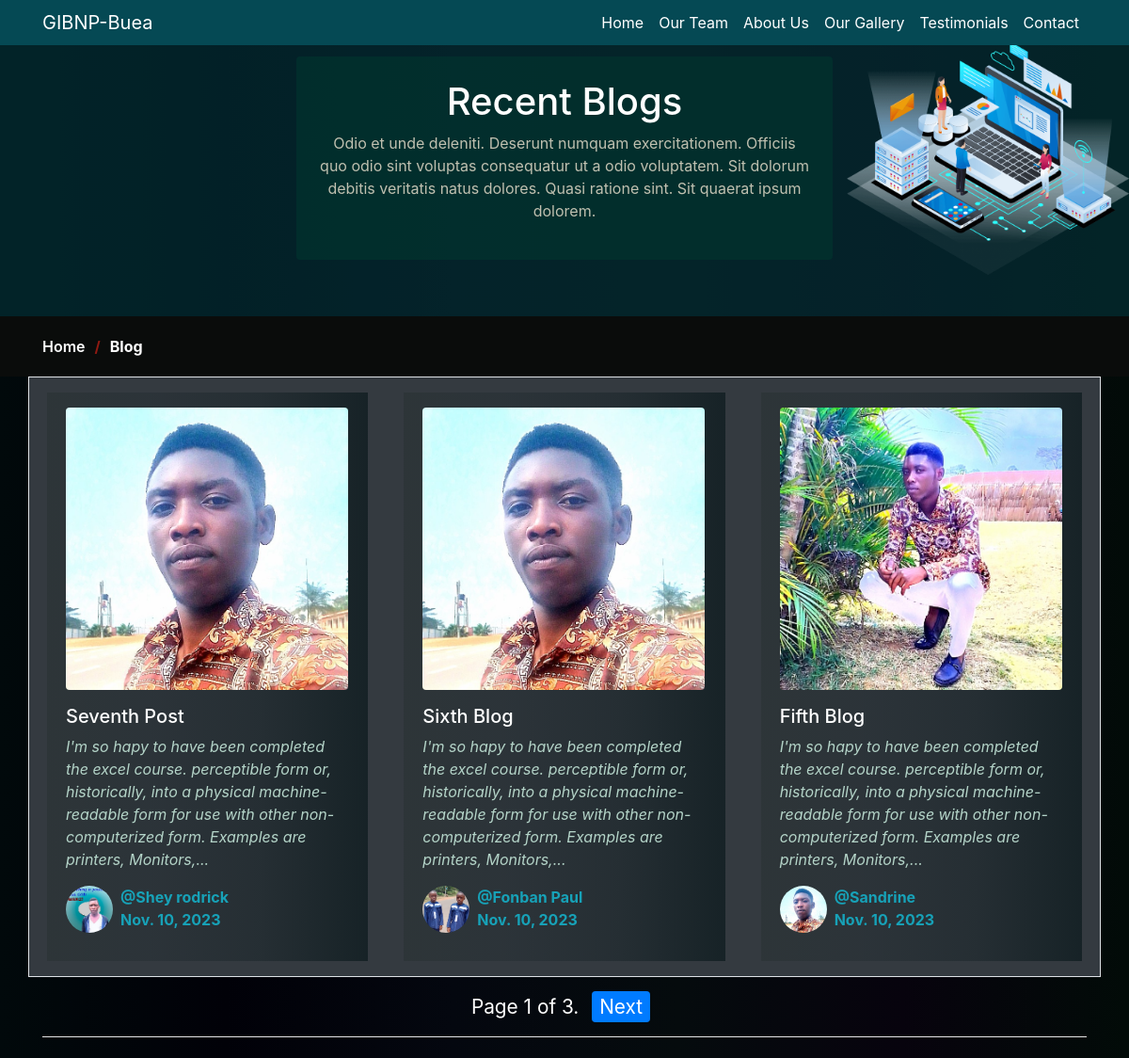
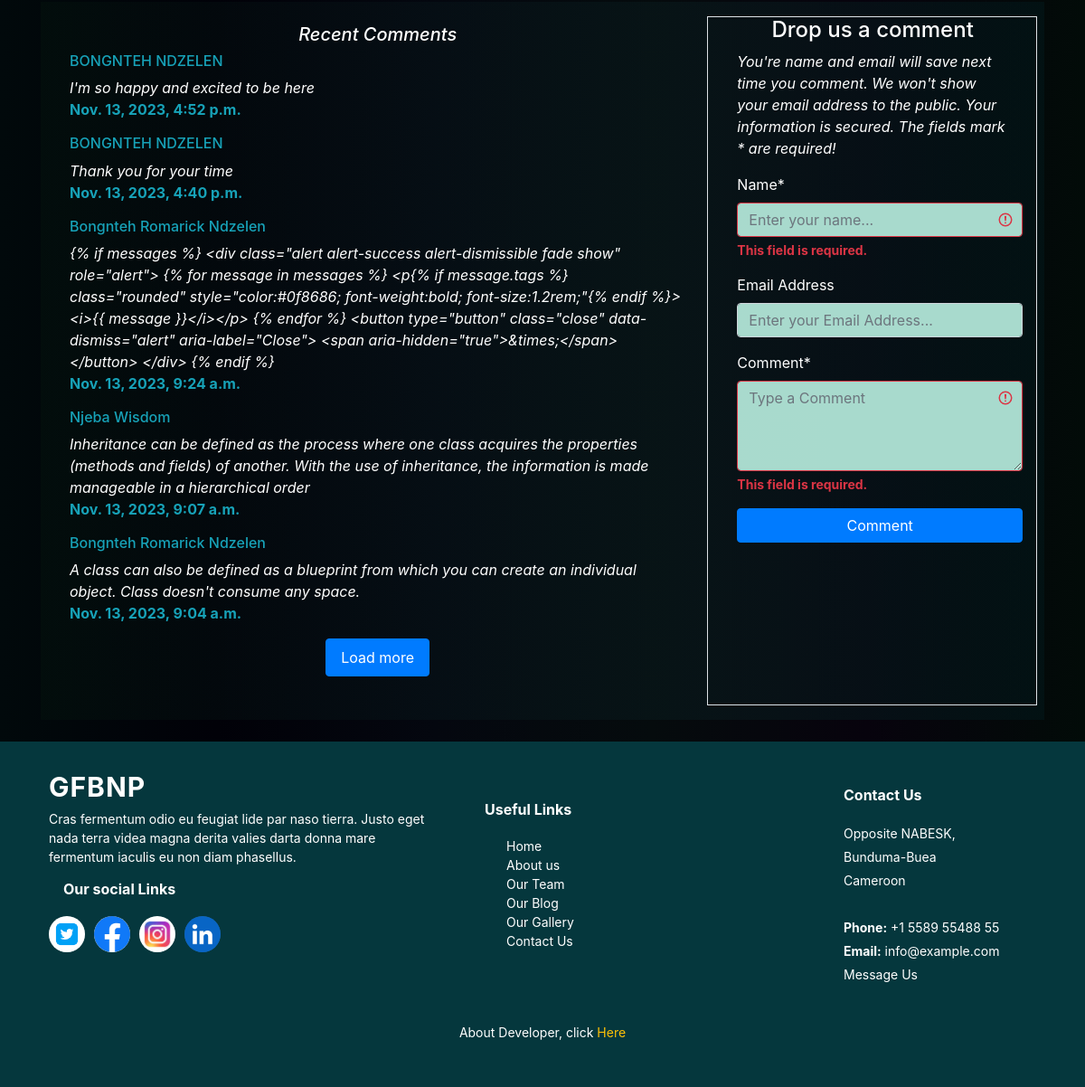
Screenshot of /blog/ with the database file from the repository (2 pictures, top to bottom).
### base/models.py (models this page shows, shortened)
class BlogPost(models.Model):
    image = models.ImageField(upload_to="Blog-Images", validators=[FileExtensionValidator(['jpg','png'])])
    title = models.CharField(max_length=100)
    content = models.TextField(null=True)
    author = models.CharField(max_length=100)
    author_img =  models.ImageField(upload_to="Authors_images", validators=[FileExtensionValidator(['jpg','png'])])
    date = models.DateField(auto_now_add=True)
    class meta:
        ordering = ("-date",)

class Comment(models.Model):
    name = models.CharField(max_length=50)
    email = models.EmailField(blank=True)
    comment = models.TextField()
    send_date = models.DateTimeField(auto_now_add=True)
    situations = models.CharField(max_length=50,null=True,choices=SITUATION, default='Pending')
    class meta:
        ordering = ('-send_date')

### base/views.py (the view)
# urls.py: 2. Add a URL to urlpatterns:  path('blog/', include('blog.urls'))
def blog(request):
    BlogPosts = BlogPost.objects.all()[::-1]
    paginator = Paginator(BlogPosts, 3)
    page_number = request.GET.get('page')
    page_obj = paginator.get_page(page_number)
    coment = Comment.objects.all()[::-1] #method to reverse all the comments
    form1 = CommentForm(request.POST)
    if form1.is_valid():
        form1.save()
        messages.info(request, " Thank you! Comment submitted. It's under review by the Administrator!")
        return redirect('/blog#comment')
    context = {
        'page_obj': page_obj,
        'character_limit': 200,
        'form1': form1,
        'coment':coment,
    }
    return render(request, 'blog.html', context)

### base/forms.py
class CommentForm(forms.ModelForm):
    name = forms.CharField(
        label='Name',min_length=5,max_length=200,
        validators=[RegexValidator(r'^[a-zA-Z\s]*$',
        message = "Only letters are allowed")],
        widget=forms.TextInput(attrs={'placeholder': 'Enter your name...', 'style':'background-color:#B4E8DAEF', 'color':'#000','margin-top':1,'margin-bottom':1})
    )
    email = forms.CharField(
        label='Email Address',min_length=10,max_length=50,
        validators=[RegexValidator(r'^[a-zA-Z0-9.+_-]+@[a-zA-Z0-9._-]+\.[a-zA-Z]+$',
        message = "Put a valid email address"
        )],
        widget=forms.TextInput(attrs={'placeholder': 'Enter your Email Address...','style':'background-color:#B4E8DAEF', 'color':'#000','margin-top':1,'margin-bottom':1}),
        required=False
    )
    comment = forms.CharField(
        label='Comment',min_length=20, max_length=1000,
        widget=forms.Textarea(attrs={'placeholder': 'Type a Comment', 'rows':4,'style':'background-color:#B4E8DAEF', 'color':'#000','margin-top':1,'margin-bottom':1 })
    )
    class Meta:
        model = Comment
        exclude = ['situations', 'send_date']

### templates/blog.html (shortened to what this page needs)
{% load static %}
{% load crispy_forms_tags %}
<html lang="en">
    <head>
        <link rel="stylesheet" href="https://maxcdn.bootstrapcdn.com/bootstrap/4.5.2/css/bootstrap.min.css" />
        <link rel="stylesheet" href="https://cdn.jsdelivr.net/npm/bootstrap@4.6.2/dist/css/bootstrap.min.css" />
        <link rel="stylesheet" href="{% static 'css/blog.css' %}" />
        <link rel="stylesheet"
            href="https://cdnjs.cloudflare.com/ajax/libs/font-awesome/4.7.0/css/font-awesome.min.css">
    </head>
    <body>
        <section>
            <nav class="navbar navbar-expand-lg navbar-dark py-1 pl-3 fixed-top" style="background-color: #054954;">
                <div class="container">
                    <a class="navbar-brand" href="/">GIBNP-Buea</a>
                    <div class="collapse navbar-collapse justify-content-end" id="navbarSupportedContent">
                        <ul class="navbar-nav ms-auto mb-2 mb-lg-0">
                            <li class="nav-item">
                                <a class="nav-link active" href="/">Home</a>
                            </li>
                            <li class="nav-item">
                                <a class="nav-link active" href="/#team">Our Team</a>
                            </li>
                            <li class="nav-item">
                                <a class="nav-link active" href="/#about">About Us</a>
                            </li>
                            <li class="nav-item">
                                <a class="nav-link active" href="/gallery">Our Gallery</a>
                            </li>
                            <li class="nav-item">
                                <a class="nav-link active" href="/#testimonials">Testimonials</a>
                            </li>
                            <li class="nav-item"><a class="nav-link active" href="/contact">Contact</a></li>
                        </ul>
                    </div>
                </div>
            </nav>
        </section>
        <div class="breadcrumbs">
            <div class="page-header d-flex align-items-center" style="background-image: url({% static 'images/hero-img.png' %}); background-position:right; background-size:300px; background-repeat:no-repeat;">
                <div class="container position-relative">
                    <div class="row d-flex justify-content-center">
                        <div class="col-lg-6 text-center rounded p-4" style="background:rgba(2, 48, 45, 0.868);">
                            <h2 class="text-white">Recent Blogs</h2>
                            <p style="color:rgb(192, 192, 176);">Odio et unde deleniti. Deserunt numquam exercitationem.
                                Officiis quo odio sint voluptas consequatur ut a odio voluptatem. Sit dolorum debitis
                                veritatis natus dolores. Quasi ratione sint. Sit quaerat ipsum dolorem.</p>
                        </div>
                    </div>
                </div>
            </div>
            <nav style="background-color: #0A0C0B;">
                <div class="container"">
                    <ol>
                        <li><a class="text-white" href="/">Home</a></li>
                        <li class="text-white font-weight-bold">Blog</li>
                    </ol>
                </div>
            </nav>
        </div>
        <div class="container">
            <div class="row justify-content-center border">
                {% for post in page_obj %}
                <div class="col-md-4 col-lg-4 bg-dark py-2">
                    <div class="justify-content-center my-2 py-3 card-body text-white mx-1" style="background:linear-gradient(to right,#01140522,#0111142A,#01111449,#01111493);">
                        <img src="{{post.image.url}}" class="rounded" width="300" height="300" alt="">
                        <h5 class="mt-3">{{post.title}}</h5>
                        <i style="color: #B4D4C8;">{{post.content|slice:":200"}}{% if post.content|length > 200 %}...{% endif %}</i>
                        <div class="d-flex mt-3">
                            <img src="{{post.author_img.url}}" class="mr-2" width="50" height="50" style="border-radius:50%" alt="blog author">
                            <p class="text-info"><strong>@{{post.author}}</strong><br>
                            <strong>{{post.date}}</strong>
                            </p>
                        </div>
                    </div>
                </div>
                {% endfor %}
            </div>
            <div class="pagination mx-auto justify-content-center d-flex my-3">
                <div class="pagination">
                    <span class="step-links">
                    <span class="current text-white" style='font-size:1.3em;'>
                        Page {{ page_obj.number }} of {{ page_obj.paginator.num_pages }}.
                    </span>
                        {% if page_obj.has_next %}
                        <a class="text-white" href="?page={{ page_obj.next_page_number }}" style='font-size:1.3em;'><span class="bg-primary rounded py-1 px-2 mx-2">Next</span></a>
                        {% endif %}
                    </span>
                </div>
            </div>
            <hr class="bg-white">
        </div>
        <section>
            <div class="container my-4">
                <div class="row my-4 mx-auto py-3 px-2"  style="background:linear-gradient(to right,#0C311522,#08191C58,#0B20236E,#02171A93);">
                    <div class="col-md-8 p-2 text-white">
                        <div>
                            <h5 class="text-white text-center"><i>Recent Comments</i></h5>
                            {% for comments in coment %}
                            <h5 class="mx-3 text-info" style="font-size:1rem;">{{comments.name}}</h5>
                            <p class="mx-3" style="font-size:1rem;"><i>{{comments.comment}}</i><br>
                                <strong class="text-info">{{comments.send_date}}</strong>
                            </p>
                            {% endfor %}
                        </div>
                        <center>
                            <div class="justify-content-center mb-4">
                                <a href=""><span class="py-2 px-3 btn btn-primary">Load more</span></a>
                            </div>
                        </center>
                    </div>
                <div class="col-md-4 py-auto pl-3 text-white border" id="comment">
                    <h4 class="text-white text-center">Drop us a comment</h4>
                    <p class="mx-3 text-white"><i>You're name and email will save next time you comment. We won't show your email address to the public. Your information is secured. The fields mark * are required!</i></p>
                    <form action="" class="ml-3" method="post">
                        {{form1.name|as_crispy_field}}
                        {{form1.email|as_crispy_field}}
                        {{form1.comment|as_crispy_field}}
                        <input type="submit" value="Comment" class="btn btn-primary btn-block mt-2">
                    </form>
                </div>
                </div>
            </div>
        </section>
        <footer id="footer" class="footer">
            <div class="container">
                <div class="row gy-4">
                    <div class="col-lg-5 footer-info pl-4">
                        <a href="/" class="logo d-flex align-items-center text-center">
                            <span>GFBNP</span>
                        </a>
                        <p>Cras fermentum odio eu feugiat lide par naso tierra. Justo eget nada terra videa magna derita
                            valies darta donna mare fermentum iaculis eu non diam phasellus.</p>
                        <h4 class=" pl-3">Our social Links</h4>
                        <div class="social-links d-flex mt-1">
                            <a href="#" class="twitter"><img src="{% static 'images/social/download (3).png' %}" width='40' height="40" style="border-radius:50%;" alt=""></i></a>
                            <a href="#" class="facebook"><i class="bi bi-facebook"><img src="{% static 'images/social/Facebook.jpg' %}" width='40' height="40" style="border-radius:50%;" alt=""></i></a>
                            <a href="#" class="instagram"><i class="bi bi-instagram"><img src="{% static 'images/social/download.jpg' %}" width='40' height="40" style="border-radius:50%;" alt=""></i></a>
                            <a href="#" class="linkedin"><i class="bi bi-linkedin"><img src="{% static 'images/social/lik.jpg' %}" width='40' height="40" style="border-radius:50%;" alt=""></i></a>
                        </div>
                    </div>
                    <div class="col-lg-4 my-3 justify-content-start text-start">
                        <h4 class="text-start pl-3">Useful Links</h4>
                        <ul class="text-start justify-content-start align-items-center" style="list-style-type: none;">
                            <li><a class="text-white" href="/">Home</a></li>
                            <li><a class="text-white" href="/#about">About us</a></li>
                            <li><a class="text-white" href="/#team">Our Team</a></li>
                            <li><a class="text-white" href="/blog">Our Blog</a></li>
                            <li><a class="text-white" href="/gallery">Our Gallery</a></li>
                            <li><a class="text-white" href="/contact">Contact Us</a></li>
                        </ul>
                    </div>
                    <div class="col-lg-3 footer-contact text-start text-md-start pl-5">
                        <h4>Contact Us</h4>
                        <p>
                            Opposite NABESK,<br>
                            Bunduma-Buea<br>
                            Cameroon <br><br>
                            <strong>Phone:</strong> +1 5589 55488 55<br>
                            <strong>Email:</strong> info@example.com<br>
                            <a class='text-white' href="/contact">Message Us</a><br>
                        </p>
                    </div>
                </div>
            </div>
            <div class="container mt-4">
                <div class="justify-content-center text-center">
                    About Developer, click <a class="text-warning"
                        href="https://bongnteh-romarick-ndzelen/Personal_site/github.io/">Here</a>
                </div>
            </div>
        </footer>
    </body>
</html>

### static/css/blog.css (style rules this page uses)
body { background:linear-gradient(to right, #01090B,#010108,#04070F,#050B0D,#07030D,#020B08); }
.breadcrumbs .page-header { padding: 60px 0 60px 0; min-height: 20vh; position: relative; background: #04343B9E; }
.breadcrumbs .page-header h2 { font-size: 40px; font-weight: 500; color: #fff; font-family: #AC0B06; }
.breadcrumbs .page-header p { color: rgba(255, 255, 255, 0.8); }
.breadcrumbs nav { background-color: #CCDBD5; padding: 20px 0; }
.breadcrumbs nav ol { display: flex; flex-wrap: wrap; list-style: none; margin: 0; padding: 0; font-size: 16px; font-weight: 600; color: #0D0D0E; }
.breadcrumbs nav ol a { color: #0A4A2F; transition: 0.3s; }
.breadcrumbs nav ol li+li { padding-left: 10px; }
.breadcrumbs nav ol li+li::before { display: inline-block; padding-right: 10px; color: #901A12; content: "/"; }
.footer { font-size: 14px; background-color: #05373D; padding: 50px 0; color: white; }
.footer .footer-info .logo { line-height: 0; margin-bottom: 25px; }
.footer .footer-info .logo span { font-size: 30px; font-weight: 700; letter-spacing: 1px; color: #fff; font-family: var(--font-primary); }
.footer .footer-info p { font-size: 14px; font-family: var(--font-primary); }
.footer .social-links a { display: flex; align-items: center; justify-content: center; width: 40px; height: 40px; border-radius: 50%; border: 1px solid rgba(255, 255, 255, 0.2); font-size: 16px; color: rgba(255, 255, 255, 0.7); margin-right: 10px; transition: 0.3s; }
.footer h4 { font-size: 16px; font-weight: bold; position: relative; padding-bottom: 12px; }
.footer .footer-contact p { line-height: 26px; }
textarea#id_comment { height:100px !important; }

### rows the page displays
BlogPost: image (picture), title "Seventh Post", content "I'm so hapy to have been completed the excel course. perceptible form or, historically, into a physical machine-readable form for use with other non-computerized form. Examples are printers, Monitors,", author_img (picture), author "Shey rodrick", date "Nov. 10, 2023"
BlogPost: image (picture), title "Sixth Blog", content "I'm so hapy to have been completed the excel course. perceptible form or, historically, into a physical machine-readable form for use with other non-computerized form. Examples are printers, Monitors,", author_img (picture), author "Fonban Paul", date "Nov. 10, 2023"
BlogPost: image (picture), title "Fifth Blog", content "I'm so hapy to have been completed the excel course. perceptible form or, historically, into a physical machine-readable form for use with other non-computerized form. Examples are printers, Monitors,", author_img (picture), author "Sandrine", date "Nov. 10, 2023"
Comment: name "BONGNTEH NDZELEN", comment "I'm so happy and excited to be here", send_date "Nov. 13, 2023, 4:52 p.m."
Comment: name "BONGNTEH NDZELEN", comment "Thank you for your time", send_date "Nov. 13, 2023, 4:40 p.m."
Comment: name "Bongnteh Romarick Ndzelen", comment "{% if messages %} <div class=\"alert alert-success alert-dismissible fade show\" role=\"alert\"> {% for message in messages %} <p{% if message.tags %} class=\"rounded\" style=\"color:#0f8686; font-weight:bold; font-size:1.2rem;\"{% endif %}><i>{{ message }}</i></p> {% endfor %} <button type=\"button\" class=\"close\" data-dismiss=\"alert\" aria-label=\"Close\"> <span aria-hidden=\"true\">&times;</span> </button> </div> {% endif %}", send_date "Nov. 13, 2023, 9:24 a.m."
Comment: name "Njeba Wisdom", comment "Inheritance can be defined as the process where one class acquires the properties (methods and fields) of another. With the use of inheritance, the information is made manageable in a hierarchical order", send_date "Nov. 13, 2023, 9:07 a.m."
Comment: name "Bongnteh Romarick Ndzelen", comment "A class can also be defined as a blueprint from which you can create an individual object. Class doesn't consume any space.", send_date "Nov. 13, 2023, 9:04 a.m."

### other values shown
{{ page_obj.number }} "1"
{{ page_obj.paginator.num_pages }} "3"
